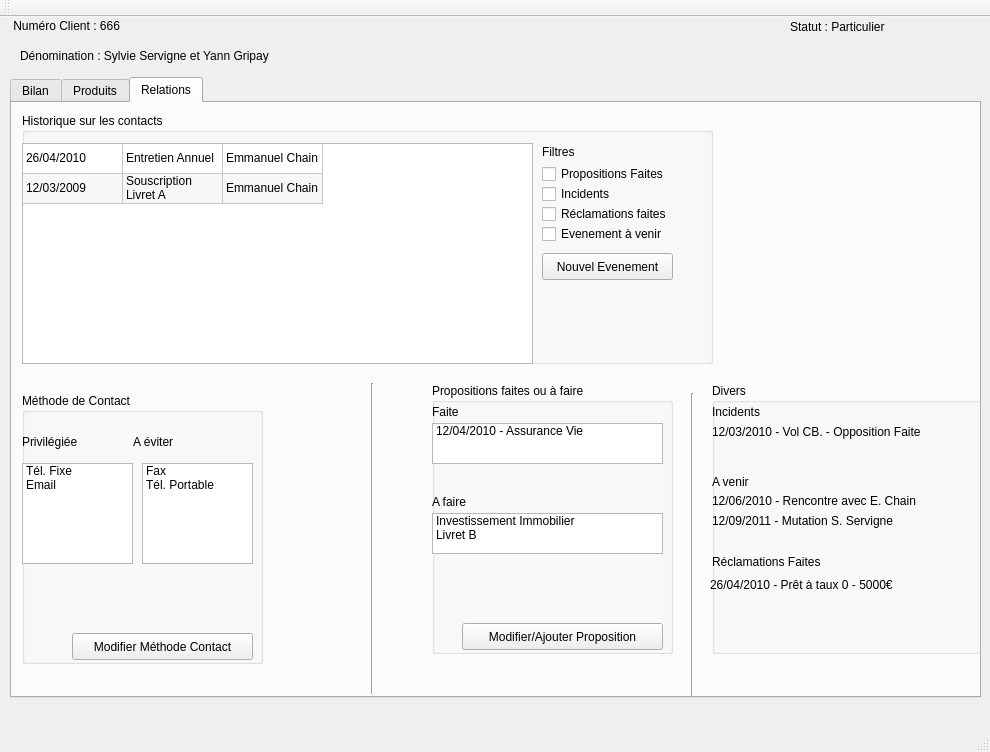
<?xml version="1.0" encoding="UTF-8"?>
<ui version="4.0">
 <class>MainWindow</class>
 <widget class="QMainWindow" name="MainWindow">
  <property name="geometry">
   <rect>
    <x>0</x>
    <y>0</y>
    <width>990</width>
    <height>752</height>
   </rect>
  </property>
  <property name="windowTitle">
   <string>MainWindow</string>
  </property>
  <widget class="QWidget" name="centralWidget">
   <widget class="QLabel" name="label">
    <property name="geometry">
     <rect>
      <x>10</x>
      <y>0</y>
      <width>151</width>
      <height>17</height>
     </rect>
    </property>
    <property name="text">
     <string> Numéro Client : 666</string>
    </property>
   </widget>
   <widget class="QTabWidget" name="tabWidget">
    <property name="geometry">
     <rect>
      <x>10</x>
      <y>60</y>
      <width>971</width>
      <height>621</height>
     </rect>
    </property>
    <property name="currentIndex">
     <number>2</number>
    </property>
    <widget class="QWidget" name="tab_4">
     <attribute name="title">
      <string>Bilan</string>
     </attribute>
     <widget class="QTableWidget" name="tableWidget_4">
      <property name="geometry">
       <rect>
        <x>30</x>
        <y>361</y>
        <width>881</width>
        <height>161</height>
       </rect>
      </property>
      <column>
       <property name="text">
        <string>Compte</string>
       </property>
      </column>
      <column>
       <property name="text">
        <string>Numéro</string>
       </property>
      </column>
      <column>
       <property name="text">
        <string>Balance</string>
       </property>
      </column>
     </widget>
     <widget class="QGroupBox" name="groupBox_8">
      <property name="geometry">
       <rect>
        <x>20</x>
        <y>20</y>
        <width>431</width>
        <height>301</height>
       </rect>
      </property>
      <property name="title">
       <string>Informations Spécifiques</string>
      </property>
      <widget class="QLabel" name="label_16">
       <property name="geometry">
        <rect>
         <x>10</x>
         <y>40</y>
         <width>81</width>
         <height>17</height>
        </rect>
       </property>
       <property name="text">
        <string>Revenues</string>
       </property>
      </widget>
      <widget class="QLabel" name="label_17">
       <property name="geometry">
        <rect>
         <x>10</x>
         <y>70</y>
         <width>67</width>
         <height>17</height>
        </rect>
       </property>
       <property name="text">
        <string>Charges</string>
       </property>
      </widget>
      <widget class="QLabel" name="label_18">
       <property name="geometry">
        <rect>
         <x>10</x>
         <y>100</y>
         <width>81</width>
         <height>17</height>
        </rect>
       </property>
       <property name="text">
        <string>Profession</string>
       </property>
      </widget>
      <widget class="QLabel" name="label_19">
       <property name="geometry">
        <rect>
         <x>10</x>
         <y>140</y>
         <width>81</width>
         <height>17</height>
        </rect>
       </property>
       <property name="text">
        <string>Fiscalité</string>
       </property>
      </widget>
      <widget class="QLabel" name="label_20">
       <property name="geometry">
        <rect>
         <x>10</x>
         <y>170</y>
         <width>81</width>
         <height>17</height>
        </rect>
       </property>
       <property name="text">
        <string>Logement</string>
       </property>
      </widget>
      <widget class="QLineEdit" name="lineEdit_6">
       <property name="geometry">
        <rect>
         <x>100</x>
         <y>40</y>
         <width>113</width>
         <height>27</height>
        </rect>
       </property>
       <property name="text">
        <string>25000</string>
       </property>
       <property name="readOnly">
        <bool>true</bool>
       </property>
      </widget>
      <widget class="QLineEdit" name="lineEdit_7">
       <property name="geometry">
        <rect>
         <x>100</x>
         <y>70</y>
         <width>113</width>
         <height>27</height>
        </rect>
       </property>
       <property name="text">
        <string>15000</string>
       </property>
       <property name="readOnly">
        <bool>true</bool>
       </property>
      </widget>
      <widget class="QComboBox" name="comboBox_6">
       <property name="geometry">
        <rect>
         <x>100</x>
         <y>100</y>
         <width>111</width>
         <height>27</height>
        </rect>
       </property>
       <item>
        <property name="text">
         <string>Enseignant</string>
        </property>
       </item>
      </widget>
      <widget class="QComboBox" name="comboBox_7">
       <property name="geometry">
        <rect>
         <x>100</x>
         <y>130</y>
         <width>111</width>
         <height>27</height>
        </rect>
       </property>
       <item>
        <property name="text">
         <string>Enseignant</string>
        </property>
       </item>
      </widget>
      <widget class="QLineEdit" name="lineEdit_8">
       <property name="geometry">
        <rect>
         <x>190</x>
         <y>200</y>
         <width>113</width>
         <height>27</height>
        </rect>
       </property>
       <property name="text">
        <string>69006</string>
       </property>
       <property name="readOnly">
        <bool>true</bool>
       </property>
      </widget>
      <widget class="QLabel" name="label_21">
       <property name="geometry">
        <rect>
         <x>100</x>
         <y>170</y>
         <width>61</width>
         <height>17</height>
        </rect>
       </property>
       <property name="text">
        <string>Adresse</string>
       </property>
      </widget>
      <widget class="QLabel" name="label_22">
       <property name="geometry">
        <rect>
         <x>100</x>
         <y>200</y>
         <width>61</width>
         <height>17</height>
        </rect>
       </property>
       <property name="text">
        <string>CP</string>
       </property>
      </widget>
      <widget class="QLabel" name="label_23">
       <property name="geometry">
        <rect>
         <x>100</x>
         <y>230</y>
         <width>61</width>
         <height>17</height>
        </rect>
       </property>
       <property name="text">
        <string>Ville</string>
       </property>
      </widget>
      <widget class="QLineEdit" name="lineEdit_9">
       <property name="geometry">
        <rect>
         <x>190</x>
         <y>230</y>
         <width>113</width>
         <height>27</height>
        </rect>
       </property>
       <property name="text">
        <string>Lyon</string>
       </property>
       <property name="readOnly">
        <bool>true</bool>
       </property>
      </widget>
      <widget class="QLineEdit" name="lineEdit_10">
       <property name="geometry">
        <rect>
         <x>190</x>
         <y>170</y>
         <width>241</width>
         <height>27</height>
        </rect>
       </property>
       <property name="text">
        <string>20 cours Vitton</string>
       </property>
       <property name="readOnly">
        <bool>true</bool>
       </property>
      </widget>
     </widget>
     <widget class="QToolButton" name="toolButton_2">
      <property name="geometry">
       <rect>
        <x>830</x>
        <y>0</y>
        <width>91</width>
        <height>31</height>
       </rect>
      </property>
      <property name="text">
       <string>Editer</string>
      </property>
     </widget>
     <widget class="QGroupBox" name="groupBox_9">
      <property name="geometry">
       <rect>
        <x>470</x>
        <y>30</y>
        <width>371</width>
        <height>231</height>
       </rect>
      </property>
      <property name="title">
       <string>Cotation</string>
      </property>
      <widget class="QLabel" name="label_24">
       <property name="geometry">
        <rect>
         <x>10</x>
         <y>40</y>
         <width>81</width>
         <height>17</height>
        </rect>
       </property>
       <property name="text">
        <string>Risque</string>
       </property>
      </widget>
      <widget class="QLabel" name="label_25">
       <property name="geometry">
        <rect>
         <x>10</x>
         <y>70</y>
         <width>67</width>
         <height>17</height>
        </rect>
       </property>
       <property name="text">
        <string>Potentiel</string>
       </property>
      </widget>
      <widget class="QLabel" name="label_26">
       <property name="geometry">
        <rect>
         <x>10</x>
         <y>100</y>
         <width>81</width>
         <height>17</height>
        </rect>
       </property>
       <property name="text">
        <string>Réciprocité</string>
       </property>
      </widget>
      <widget class="QComboBox" name="comboBox_8">
       <property name="geometry">
        <rect>
         <x>110</x>
         <y>30</y>
         <width>111</width>
         <height>27</height>
        </rect>
       </property>
       <item>
        <property name="text">
         <string>Faible</string>
        </property>
       </item>
      </widget>
      <widget class="QComboBox" name="comboBox_9">
       <property name="geometry">
        <rect>
         <x>110</x>
         <y>60</y>
         <width>111</width>
         <height>27</height>
        </rect>
       </property>
       <item>
        <property name="text">
         <string>Limité</string>
        </property>
       </item>
      </widget>
      <widget class="QComboBox" name="comboBox_10">
       <property name="geometry">
        <rect>
         <x>110</x>
         <y>90</y>
         <width>111</width>
         <height>27</height>
        </rect>
       </property>
       <item>
        <property name="text">
         <string>Grande</string>
        </property>
       </item>
      </widget>
     </widget>
    </widget>
    <widget class="QWidget" name="tab_5">
     <attribute name="title">
      <string>Produits</string>
     </attribute>
     <widget class="QGroupBox" name="groupBox_10">
      <property name="geometry">
       <rect>
        <x>10</x>
        <y>10</y>
        <width>901</width>
        <height>211</height>
       </rect>
      </property>
      <property name="title">
       <string>Listes Produits</string>
      </property>
      <widget class="QTableWidget" name="tableWidget_5">
       <property name="geometry">
        <rect>
         <x>0</x>
         <y>30</y>
         <width>411</width>
         <height>181</height>
        </rect>
       </property>
       <property name="alternatingRowColors">
        <bool>true</bool>
       </property>
       <attribute name="horizontalHeaderVisible">
        <bool>false</bool>
       </attribute>
       <attribute name="verticalHeaderVisible">
        <bool>false</bool>
       </attribute>
       <row>
        <property name="text">
         <string>Ligne1</string>
        </property>
       </row>
       <row>
        <property name="text">
         <string>Nouvelle ligne</string>
        </property>
       </row>
       <row>
        <property name="text">
         <string>Nouvelle ligne</string>
        </property>
       </row>
       <row>
        <property name="text">
         <string>Ligne2</string>
        </property>
       </row>
       <row>
        <property name="text">
         <string>Nouvelle ligne</string>
        </property>
       </row>
       <column>
        <property name="text">
         <string>Dénomination</string>
        </property>
       </column>
       <column>
        <property name="text">
         <string>Type</string>
        </property>
       </column>
       <column>
        <property name="text">
         <string>Agence</string>
        </property>
       </column>
       <column>
        <property name="text">
         <string>Balance</string>
        </property>
       </column>
       <item row="0" column="0">
        <property name="text">
         <string>Plan Epargne Logement</string>
        </property>
       </item>
       <item row="0" column="1">
        <property name="text">
         <string>Produit</string>
        </property>
       </item>
       <item row="0" column="2">
        <property name="text">
         <string>CIC Lyon 6</string>
        </property>
       </item>
       <item row="0" column="3">
        <property name="text">
         <string>+5000,41</string>
        </property>
       </item>
       <item row="1" column="0">
        <property name="text">
         <string>Livret A</string>
        </property>
       </item>
       <item row="1" column="1">
        <property name="text">
         <string>Produit</string>
        </property>
       </item>
       <item row="1" column="2">
        <property name="text">
         <string>CIC Lyon 6</string>
        </property>
       </item>
       <item row="1" column="3">
        <property name="text">
         <string>+300,12</string>
        </property>
       </item>
       <item row="2" column="0">
        <property name="text">
         <string>PEA</string>
        </property>
       </item>
       <item row="2" column="1">
        <property name="text">
         <string>Produit</string>
        </property>
       </item>
       <item row="2" column="2">
        <property name="text">
         <string>BNP PartDieu</string>
        </property>
       </item>
       <item row="2" column="3">
        <property name="text">
         <string>+11512,00</string>
        </property>
       </item>
       <item row="3" column="0">
        <property name="text">
         <string>Compte Courant</string>
        </property>
       </item>
       <item row="3" column="1">
        <property name="text">
         <string>Produit</string>
        </property>
       </item>
       <item row="3" column="2">
        <property name="text">
         <string>CIC Lyon 6</string>
        </property>
       </item>
       <item row="3" column="3">
        <property name="text">
         <string>+511,31</string>
        </property>
       </item>
       <item row="4" column="0">
        <property name="text">
         <string>Assurance Vie</string>
        </property>
       </item>
       <item row="4" column="1">
        <property name="text">
         <string>Produit</string>
        </property>
       </item>
       <item row="4" column="2">
        <property name="text">
         <string>CIC Lyon 6</string>
        </property>
       </item>
       <item row="4" column="3">
        <property name="text">
         <string>+414,51</string>
        </property>
       </item>
      </widget>
     </widget>
     <widget class="QGroupBox" name="groupBox_11">
      <property name="geometry">
       <rect>
        <x>10</x>
        <y>230</y>
        <width>901</width>
        <height>281</height>
       </rect>
      </property>
      <property name="title">
       <string>Livret A</string>
      </property>
      <widget class="QGroupBox" name="groupBox_12">
       <property name="geometry">
        <rect>
         <x>0</x>
         <y>40</y>
         <width>391</width>
         <height>241</height>
        </rect>
       </property>
       <property name="title">
        <string>Service</string>
       </property>
      </widget>
      <widget class="QGroupBox" name="groupBox_13">
       <property name="geometry">
        <rect>
         <x>460</x>
         <y>20</y>
         <width>391</width>
         <height>241</height>
        </rect>
       </property>
       <property name="title">
        <string>Informations</string>
       </property>
      </widget>
     </widget>
    </widget>
    <widget class="QWidget" name="tab_6">
     <attribute name="title">
      <string>Relations</string>
     </attribute>
     <widget class="QGroupBox" name="groupBox_14">
      <property name="geometry">
       <rect>
        <x>10</x>
        <y>10</y>
        <width>691</width>
        <height>251</height>
       </rect>
      </property>
      <property name="title">
       <string>Historique sur les contacts</string>
      </property>
      <widget class="QTableWidget" name="tableWidget_6">
       <property name="geometry">
        <rect>
         <x>0</x>
         <y>30</y>
         <width>511</width>
         <height>221</height>
        </rect>
       </property>
       <property name="alternatingRowColors">
        <bool>true</bool>
       </property>
       <attribute name="horizontalHeaderVisible">
        <bool>false</bool>
       </attribute>
       <attribute name="verticalHeaderVisible">
        <bool>false</bool>
       </attribute>
       <row>
        <property name="text">
         <string>Ligne1</string>
        </property>
       </row>
       <row>
        <property name="text">
         <string>Nouvelle ligne</string>
        </property>
       </row>
       <column>
        <property name="text">
         <string>Date</string>
        </property>
       </column>
       <column>
        <property name="text">
         <string>Motif</string>
        </property>
       </column>
       <column>
        <property name="text">
         <string>Agent</string>
        </property>
       </column>
       <item row="0" column="0">
        <property name="text">
         <string>26/04/2010</string>
        </property>
       </item>
       <item row="0" column="1">
        <property name="text">
         <string>Entretien Annuel</string>
        </property>
       </item>
       <item row="0" column="2">
        <property name="text">
         <string>Emmanuel Chain</string>
        </property>
       </item>
       <item row="1" column="0">
        <property name="text">
         <string>12/03/2009</string>
        </property>
       </item>
       <item row="1" column="1">
        <property name="text">
         <string>Souscription Livret A</string>
        </property>
       </item>
       <item row="1" column="2">
        <property name="text">
         <string>Emmanuel Chain</string>
        </property>
       </item>
      </widget>
      <widget class="QTableWidget" name="tableWidget_7">
       <property name="geometry">
        <rect>
         <x>90</x>
         <y>320</y>
         <width>511</width>
         <height>221</height>
        </rect>
       </property>
       <property name="alternatingRowColors">
        <bool>true</bool>
       </property>
       <attribute name="horizontalHeaderVisible">
        <bool>false</bool>
       </attribute>
       <attribute name="verticalHeaderVisible">
        <bool>false</bool>
       </attribute>
       <row>
        <property name="text">
         <string>Ligne1</string>
        </property>
       </row>
       <row>
        <property name="text">
         <string>Nouvelle ligne</string>
        </property>
       </row>
       <column>
        <property name="text">
         <string>Date</string>
        </property>
       </column>
       <column>
        <property name="text">
         <string>Motif</string>
        </property>
       </column>
       <column>
        <property name="text">
         <string>Agent</string>
        </property>
       </column>
       <item row="0" column="0">
        <property name="text">
         <string>26/04/2010</string>
        </property>
       </item>
       <item row="0" column="1">
        <property name="text">
         <string>Entretien Annuel</string>
        </property>
       </item>
       <item row="0" column="2">
        <property name="text">
         <string>Emmanuel Chain</string>
        </property>
       </item>
       <item row="1" column="0">
        <property name="text">
         <string>12/03/2009</string>
        </property>
       </item>
       <item row="1" column="1">
        <property name="text">
         <string>Souscription Livret A</string>
        </property>
       </item>
       <item row="1" column="2">
        <property name="text">
         <string>Emmanuel Chain</string>
        </property>
       </item>
      </widget>
     </widget>
     <widget class="QPushButton" name="pushButton_2">
      <property name="geometry">
       <rect>
        <x>530</x>
        <y>150</y>
        <width>131</width>
        <height>27</height>
       </rect>
      </property>
      <property name="text">
       <string>Nouvel Evenement</string>
      </property>
     </widget>
     <widget class="QCheckBox" name="checkBox_5">
      <property name="geometry">
       <rect>
        <x>530</x>
        <y>60</y>
        <width>171</width>
        <height>22</height>
       </rect>
      </property>
      <property name="text">
       <string>Propositions Faites</string>
      </property>
     </widget>
     <widget class="QCheckBox" name="checkBox_6">
      <property name="geometry">
       <rect>
        <x>530</x>
        <y>80</y>
        <width>98</width>
        <height>22</height>
       </rect>
      </property>
      <property name="text">
       <string>Incidents</string>
      </property>
     </widget>
     <widget class="QCheckBox" name="checkBox_7">
      <property name="geometry">
       <rect>
        <x>530</x>
        <y>100</y>
        <width>161</width>
        <height>22</height>
       </rect>
      </property>
      <property name="text">
       <string>Réclamations faites</string>
      </property>
     </widget>
     <widget class="QCheckBox" name="checkBox_8">
      <property name="geometry">
       <rect>
        <x>530</x>
        <y>120</y>
        <width>161</width>
        <height>22</height>
       </rect>
      </property>
      <property name="text">
       <string>Evenement à venir</string>
      </property>
     </widget>
     <widget class="QLabel" name="label_27">
      <property name="geometry">
       <rect>
        <x>530</x>
        <y>40</y>
        <width>67</width>
        <height>17</height>
       </rect>
      </property>
      <property name="text">
       <string>Filtres</string>
      </property>
     </widget>
     <widget class="QGroupBox" name="groupBox">
      <property name="geometry">
       <rect>
        <x>10</x>
        <y>290</y>
        <width>241</width>
        <height>271</height>
       </rect>
      </property>
      <property name="title">
       <string>Méthode de Contact</string>
      </property>
      <widget class="QListWidget" name="listWidget">
       <property name="geometry">
        <rect>
         <x>0</x>
         <y>70</y>
         <width>111</width>
         <height>101</height>
        </rect>
       </property>
       <item>
        <property name="text">
         <string>Tél. Fixe</string>
        </property>
       </item>
       <item>
        <property name="text">
         <string>Email</string>
        </property>
       </item>
      </widget>
      <widget class="QListWidget" name="listWidget_2">
       <property name="geometry">
        <rect>
         <x>120</x>
         <y>70</y>
         <width>111</width>
         <height>101</height>
        </rect>
       </property>
       <item>
        <property name="text">
         <string>Fax</string>
        </property>
       </item>
       <item>
        <property name="text">
         <string>Tél. Portable</string>
        </property>
       </item>
      </widget>
      <widget class="QPushButton" name="pushButton_3">
       <property name="geometry">
        <rect>
         <x>50</x>
         <y>240</y>
         <width>181</width>
         <height>27</height>
        </rect>
       </property>
       <property name="text">
        <string>Modifier Méthode Contact</string>
       </property>
      </widget>
      <widget class="QLabel" name="label_4">
       <property name="geometry">
        <rect>
         <x>0</x>
         <y>40</y>
         <width>231</width>
         <height>17</height>
        </rect>
       </property>
       <property name="text">
        <string>Privilégiée                 A éviter</string>
       </property>
      </widget>
     </widget>
     <widget class="QGroupBox" name="groupBox_3">
      <property name="geometry">
       <rect>
        <x>420</x>
        <y>280</y>
        <width>241</width>
        <height>271</height>
       </rect>
      </property>
      <property name="title">
       <string>Propositions faites ou à faire</string>
      </property>
      <widget class="QPushButton" name="pushButton_5">
       <property name="geometry">
        <rect>
         <x>30</x>
         <y>240</y>
         <width>201</width>
         <height>27</height>
        </rect>
       </property>
       <property name="text">
        <string>Modifier/Ajouter Proposition</string>
       </property>
      </widget>
      <widget class="QLabel" name="label_6">
       <property name="geometry">
        <rect>
         <x>0</x>
         <y>20</y>
         <width>231</width>
         <height>17</height>
        </rect>
       </property>
       <property name="text">
        <string>Faite</string>
       </property>
      </widget>
      <widget class="QListWidget" name="listWidget_5">
       <property name="geometry">
        <rect>
         <x>0</x>
         <y>40</y>
         <width>231</width>
         <height>41</height>
        </rect>
       </property>
       <item>
        <property name="text">
         <string>12/04/2010 - Assurance Vie</string>
        </property>
       </item>
      </widget>
      <widget class="QListWidget" name="listWidget_6">
       <property name="geometry">
        <rect>
         <x>0</x>
         <y>130</y>
         <width>231</width>
         <height>41</height>
        </rect>
       </property>
       <item>
        <property name="text">
         <string>Investissement Immobilier</string>
        </property>
       </item>
       <item>
        <property name="text">
         <string>Livret B</string>
        </property>
       </item>
      </widget>
      <widget class="QLabel" name="label_7">
       <property name="geometry">
        <rect>
         <x>0</x>
         <y>110</y>
         <width>231</width>
         <height>17</height>
        </rect>
       </property>
       <property name="text">
        <string>A faire</string>
       </property>
      </widget>
     </widget>
     <widget class="Line" name="line">
      <property name="geometry">
       <rect>
        <x>350</x>
        <y>280</y>
        <width>20</width>
        <height>311</height>
       </rect>
      </property>
      <property name="orientation">
       <enum>Qt::Vertical</enum>
      </property>
     </widget>
     <widget class="Line" name="line_2">
      <property name="geometry">
       <rect>
        <x>670</x>
        <y>290</y>
        <width>20</width>
        <height>311</height>
       </rect>
      </property>
      <property name="orientation">
       <enum>Qt::Vertical</enum>
      </property>
     </widget>
     <widget class="QGroupBox" name="groupBox_4">
      <property name="geometry">
       <rect>
        <x>700</x>
        <y>280</y>
        <width>271</width>
        <height>271</height>
       </rect>
      </property>
      <property name="title">
       <string>Divers</string>
      </property>
      <widget class="QLabel" name="label_8">
       <property name="geometry">
        <rect>
         <x>0</x>
         <y>20</y>
         <width>231</width>
         <height>17</height>
        </rect>
       </property>
       <property name="text">
        <string>Incidents</string>
       </property>
      </widget>
      <widget class="QLabel" name="label_9">
       <property name="geometry">
        <rect>
         <x>0</x>
         <y>90</y>
         <width>231</width>
         <height>17</height>
        </rect>
       </property>
       <property name="text">
        <string>A venir</string>
       </property>
      </widget>
      <widget class="QLabel" name="label_5">
       <property name="geometry">
        <rect>
         <x>0</x>
         <y>110</y>
         <width>341</width>
         <height>16</height>
        </rect>
       </property>
       <property name="text">
        <string>12/06/2010 - Rencontre avec E. Chain</string>
       </property>
      </widget>
      <widget class="QLabel" name="label_13">
       <property name="geometry">
        <rect>
         <x>0</x>
         <y>130</y>
         <width>341</width>
         <height>16</height>
        </rect>
       </property>
       <property name="text">
        <string>12/09/2011 - Mutation S. Servigne</string>
       </property>
      </widget>
      <widget class="QLabel" name="label_14">
       <property name="geometry">
        <rect>
         <x>0</x>
         <y>40</y>
         <width>261</width>
         <height>17</height>
        </rect>
       </property>
       <property name="text">
        <string>12/03/2010 - Vol CB. - Opposition Faite</string>
       </property>
      </widget>
      <widget class="QLabel" name="label_15">
       <property name="geometry">
        <rect>
         <x>0</x>
         <y>170</y>
         <width>231</width>
         <height>17</height>
        </rect>
       </property>
       <property name="text">
        <string>Réclamations Faites</string>
       </property>
      </widget>
     </widget>
    </widget>
   </widget>
   <widget class="QLabel" name="label_3">
    <property name="geometry">
     <rect>
      <x>790</x>
      <y>0</y>
      <width>131</width>
      <height>20</height>
     </rect>
    </property>
    <property name="text">
     <string>Statut : Particulier</string>
    </property>
   </widget>
   <widget class="QLabel" name="label_2">
    <property name="geometry">
     <rect>
      <x>20</x>
      <y>30</y>
      <width>411</width>
      <height>17</height>
     </rect>
    </property>
    <property name="text">
     <string>Dénomination : Sylvie Servigne et Yann Gripay</string>
    </property>
   </widget>
   <widget class="QLabel" name="label_28">
    <property name="geometry">
     <rect>
      <x>710</x>
      <y>560</y>
      <width>341</width>
      <height>16</height>
     </rect>
    </property>
    <property name="text">
     <string>26/04/2010 - Prêt à taux 0 - 5000€</string>
    </property>
   </widget>
  </widget>
  <widget class="QMenuBar" name="menuBar">
   <property name="geometry">
    <rect>
     <x>0</x>
     <y>0</y>
     <width>990</width>
     <height>31</height>
    </rect>
   </property>
  </widget>
  <widget class="QToolBar" name="mainToolBar">
   <attribute name="toolBarArea">
    <enum>TopToolBarArea</enum>
   </attribute>
   <attribute name="toolBarBreak">
    <bool>false</bool>
   </attribute>
  </widget>
  <widget class="QStatusBar" name="statusBar"/>
 </widget>
 <layoutdefault spacing="6" margin="11"/>
 <resources/>
 <connections/>
</ui>
